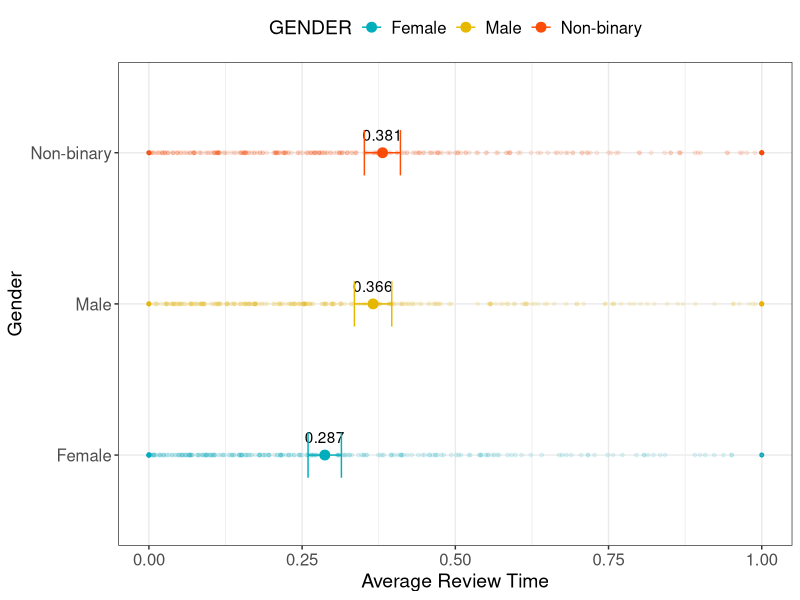
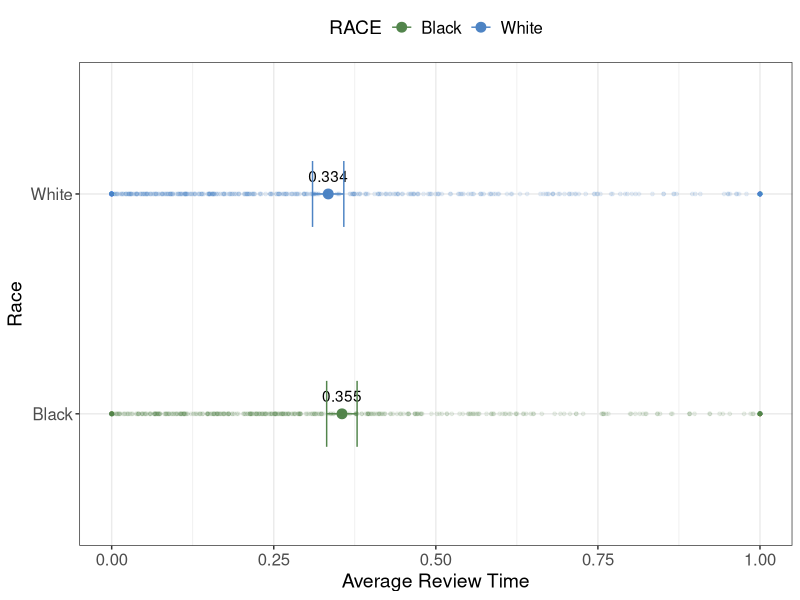
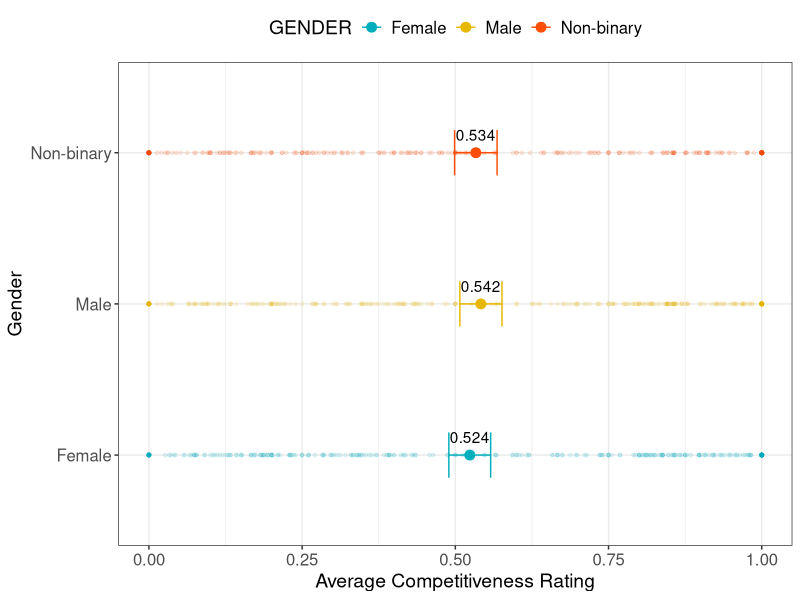
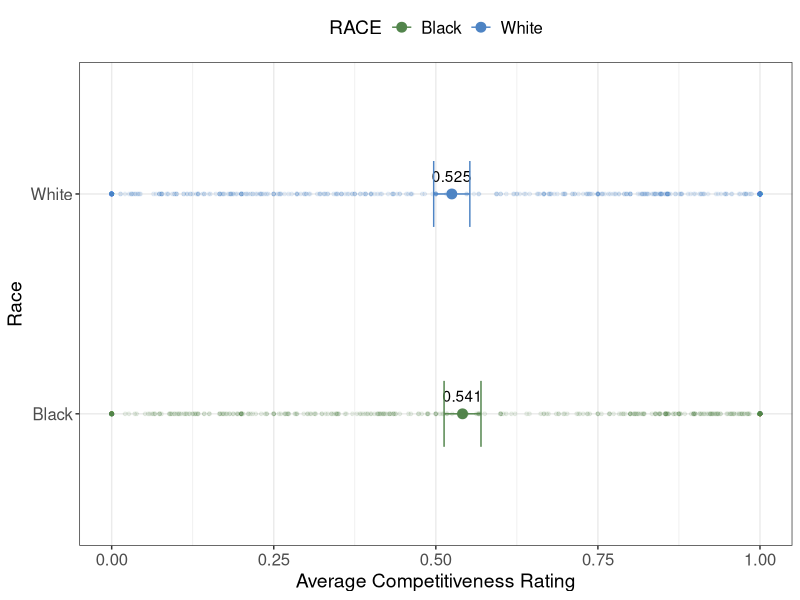
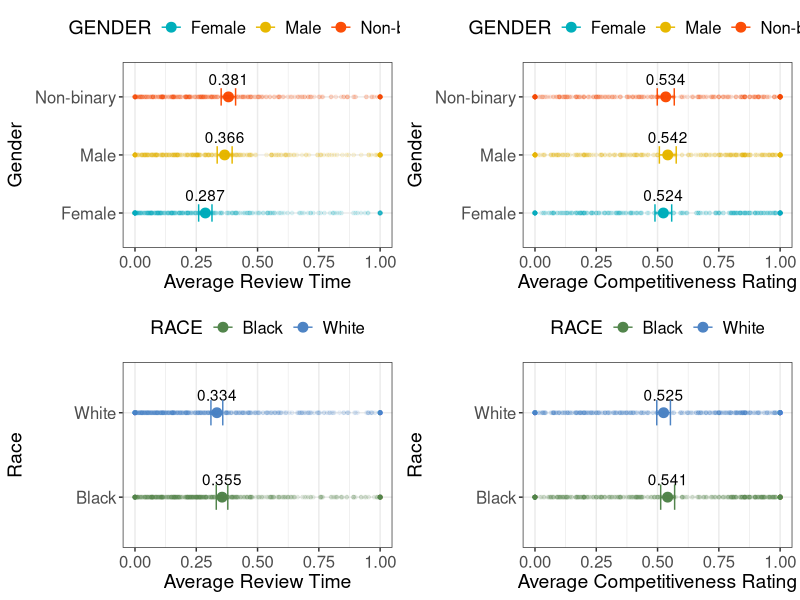
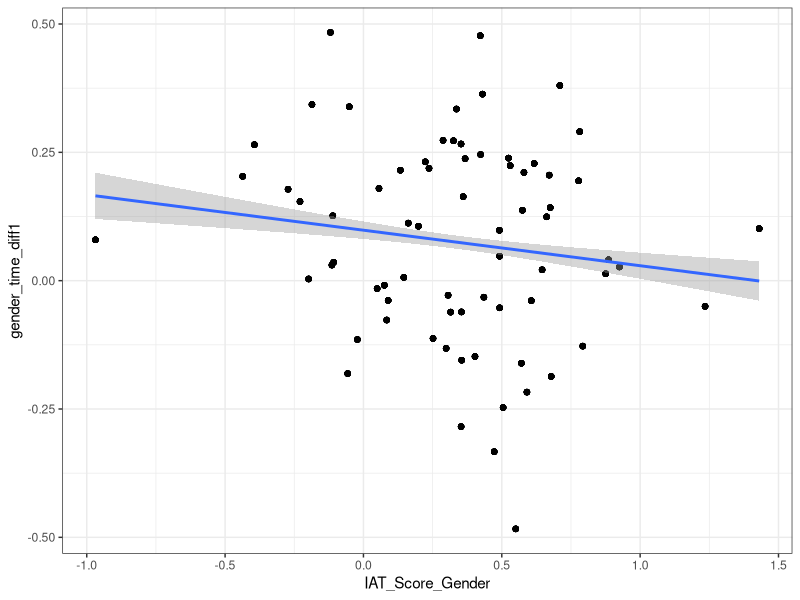
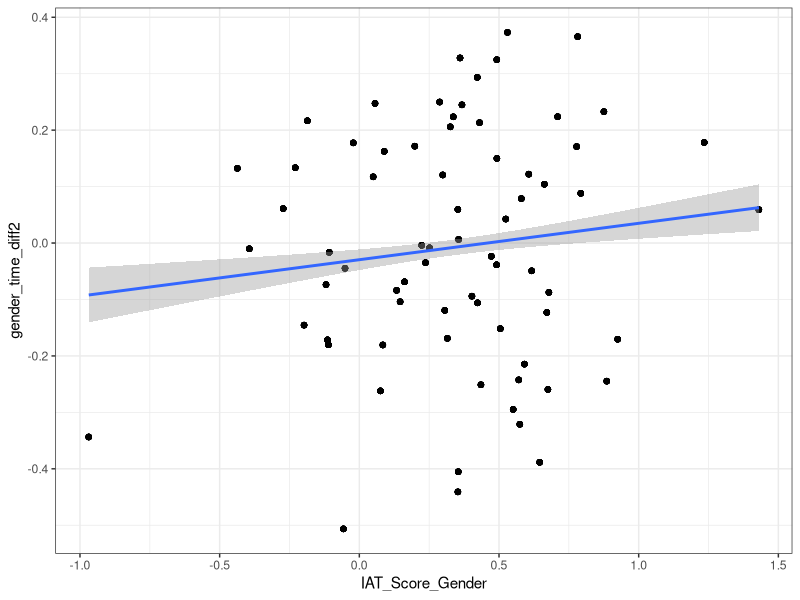
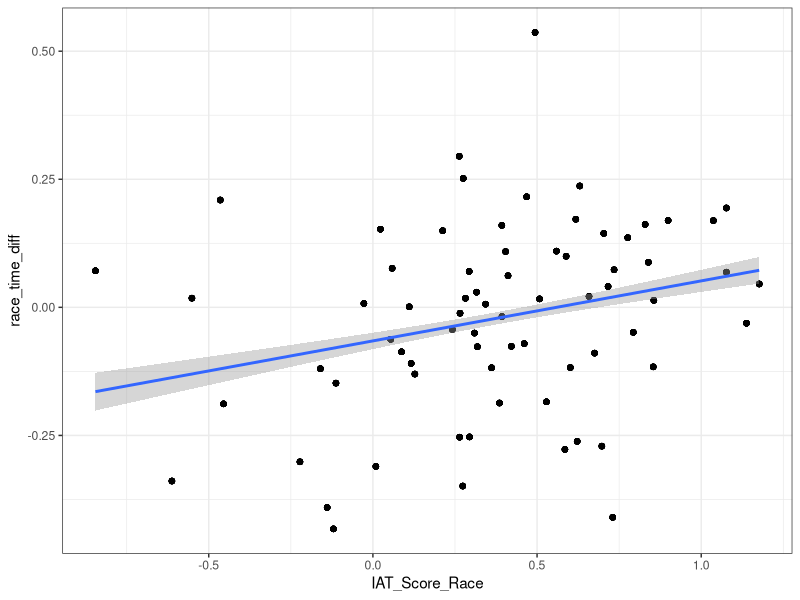

Write the R code that produced these figures, in order.
## ---- chunk 1
knitr::opts_chunk$set(echo = TRUE)
library(ggplot2)
library(tidyverse)
## ---- chunk 2

rating <- read.csv('data/ratings_with_change.csv')
applicant <- read.csv('data/applications.csv')
IAT <- read.csv('data/IAT_score.csv')
time <- read.csv('data/focus_time_with_change.csv')

## ---- chunk 3
df <- merge(rating, applicant, by.x='applicant_id', by.y='id')

df <- merge(df, time, by=c("user_id", "applicant_id"))

df <- merge(df, IAT, by="user_id")

## ---- chunk 4
t1 <- df %>%
  group_by(user_id) %>%
  summarize(min = (min(total_before)),
            max = (max(total_before)),
            mean = mean(total_before))
summary(t1)
## ---- chunk 5
t1 <- t1 %>%
  summarise(mean_min=mean(min),
            mean_max=mean(max),
            mean_mean=mean(mean))
t1
## ---- chunk 6
t2 <- df %>%
  group_by(user_id) %>%
  summarize(min = (min(rating_before)),
            max = (max(rating_before)),
            mean = mean(rating_before))
summary(t2)
## ---- chunk 7
t2 <- t2 %>%
  summarise(mean_min=mean(min),
            mean_max=mean(max),
            mean_mean=mean(mean))
t2
## ---- chunk 8
norm <- function(x) {
  min <- min(x)
  max <- max(x)
  r <- max-min 
  norm_x <- 0
  if (r==0) {
    # if all numbers in x are 0, norm_x = 0
  } 
  else {
    #else norm_x = (x - min)/(max - min)
    for (i in 1:length(x)) {
      norm_x[i]<- (x[i] - min)/r
    }
  }
  return(norm_x)
}
## ---- chunk 9
for (i in unique(df$user_id)) {
  df[df$user_id==i, 'norm_rating_before'] <- norm(df[df$user_id==i, ]$rating_before)
  df[df$user_id==i, 'norm_rating_after'] <- norm(df[df$user_id==i, ]$rating_after)
  df[df$user_id==i, 'norm_rating_change'] <- norm(df[df$user_id==i, ]$rating_change)
}
## ---- chunk 10
for (i in unique(df$user_id)) {
  df[df$user_id==i, 'norm_total_before'] <- norm(df[df$user_id==i, ]$total_before)
  df[df$user_id==i, 'norm_total_after'] <- norm(df[df$user_id==i, ]$total_after)
  df[df$user_id==i, 'norm_total_change'] <- norm(df[df$user_id==i, ]$total_change)
}
## ---- chunk 11
write.csv(df,'full_study_processed.csv')
## ---- chunk 12
h1 <- df
## ---- chunk 13
r1<- h1 %>%
  group_by(GENDER) %>%
  summarise(aver_time = mean(norm_total_before))
r1

print(paste0('Delta mean time (M-F) is ', r1[2,2]-r1[1,2]))
print(paste0('Delta mean time (M-NB) is ', r1[2,2]-r1[3,2]))
## ---- chunk 14
# T-test: whether true difference exists

# Male & Female
t.test(h1[h1$GENDER=='Male',]$norm_total_before, h1[h1$GENDER=='Female',]$norm_total_before, var.equal=FALSE)
# Male & non-binary
t.test(h1[h1$GENDER=='Male',]$norm_total_before, h1[h1$GENDER=='Non-binary',]$norm_total_before, var.equal=FALSE)

## ---- chunk 15
set.seed(10)
M <- 10000
# Empty matrix to save the values
delta_m <- matrix(NA, M)
delta_f <- matrix(NA, M)
delta_nb <- matrix(NA, M)

for(i in 1:M){
  resample <- h1[sample(nrow(h1), replace = T),]
  boots_time_m <- mean(resample[resample$GENDER=='Male',]$norm_total_before)
  boots_time_f <- mean(resample[resample$GENDER=='Female',]$norm_total_before)
  boots_time_nb <- mean(resample[resample$GENDER=='Non-binary',]$norm_total_before)
  delta_m[i] <- boots_time_m
  delta_f[i] <- boots_time_f
  delta_nb[i] <- boots_time_nb
}

se_m <- sd(delta_m)
se_f <- sd(delta_f)
se_nb <- sd(delta_nb)

q_val <- qt(0.95, M-1)
r1[r1$GENDER == 'Male', 'low_CI'] <- mean(delta_m) - q_val*se_m
r1[r1$GENDER == 'Female', 'low_CI'] <- mean(delta_f) - q_val*se_f
r1[r1$GENDER == 'Non-binary', 'low_CI'] <- mean(delta_nb) - q_val*se_nb

r1[r1$GENDER == 'Male', 'high_CI'] <- mean(delta_m) + q_val*se_m
r1[r1$GENDER == 'Female', 'high_CI'] <- mean(delta_f) + q_val*se_f
r1[r1$GENDER == 'Non-binary', 'high_CI'] <- mean(delta_nb) + q_val*se_nb

r1
## ---- chunk 16
h11<-ggplot()+
  geom_point(data=r1, aes(y=GENDER, x=aver_time, color=GENDER), size=3)+
  geom_text(data=r1, aes(label=format(round(aver_time, 3), nsmall=3), 
                         x=aver_time, y=GENDER),hjust=0.5, vjust=-1)+
  geom_errorbar(data=r1, aes(x=aver_time,y=GENDER, xmin = low_CI, xmax = high_CI, 
                             color=GENDER), width=0.3)+
  geom_point(data=h1, aes(y=GENDER, x=norm_total_before, color=GENDER),
             size=1, alpha=0.1)+
  labs(y="Gender", x="Average Review Time")+
  theme_bw()+
  scale_color_manual(values = c("#00AFBB", "#E7B800", "#FC4E07"))+
  theme(axis.text.x=element_text(size=12),
        axis.text.y=element_text(size=12),
        legend.text=element_text(size=12),
        text = element_text(size = 14),legend.position="top")
h11
ggsave(file="H1.1.pdf", width=5, height=3.5)

## ---- chunk 17
r2<- h1 %>%
  group_by(RACE) %>%
  summarise(aver_time = mean(norm_total_before))
r2

print(paste0('Delta mean time (W-B) is ', r2[2,2]-r2[1,2]))
## ---- chunk 18
# T-test: true difference exists

t.test(h1[h1$RACE=='Black',]$norm_total_before, h1[h1$RACE=='White',]$norm_total_before, var.equal=FALSE)

## ---- chunk 19
set.seed(10)
M <- 10000
# Empty matrix to save the values
delta_b <- matrix(NA, M)
delta_w <- matrix(NA, M)

for(i in 1:M){
  resample <- h1[sample(nrow(h1), replace = T),]
  boots_time_w <- mean(resample[resample$RACE=='White',]$norm_total_before)
  boots_time_b <- mean(resample[resample$RACE=='Black',]$norm_total_before)
  delta_w[i] <- boots_time_w
  delta_b[i] <- boots_time_b
}

se_w <- sd(delta_w)
se_b <- sd(delta_b)

q_val <- qt(0.95, M-1)
r2[r2$RACE == 'White', 'low_CI'] <- mean(delta_w) - q_val*se_w
r2[r2$RACE == 'Black', 'low_CI'] <- mean(delta_b) - q_val*se_b

r2[r2$RACE == 'White', 'high_CI'] <- mean(delta_w) + q_val*se_w
r2[r2$RACE == 'Black', 'high_CI'] <- mean(delta_b) + q_val*se_b

r2
## ---- chunk 20
h12<-ggplot()+
  geom_point(data=r2, aes(y=RACE, x=aver_time, color=RACE), size=3)+
  geom_text(data=r2, aes(label=format(round(aver_time, 3), nsmall=3), 
                         x=aver_time, y=RACE),hjust=0.5, vjust=-1)+
  geom_errorbar(data=r2, aes(x=aver_time,y=RACE, xmin = low_CI, xmax = high_CI, 
                             color=RACE), width=0.3)+
  geom_point(data=h1, aes(y=RACE, x=norm_total_before, color=RACE),
             size=1, alpha=0.1)+
  labs(y="Race", x="Average Review Time")+
  theme_bw()+
  scale_color_manual(values = c("#52854C", "#4E84C4"))+
  theme(axis.text.x=element_text(size=12),
        axis.text.y=element_text(size=12),
        legend.text=element_text(size=12),
        text = element_text(size = 14),legend.position="top")
h12
ggsave(file="H1.2.pdf", width=4.5, height=3)

## ---- chunk 21
# calculate the mean ratings by gender
r3<- h1 %>%
  group_by(GENDER) %>%
  summarise(aver_rating = mean(norm_rating_before))
r3

print(paste0('Delta mean rating (M-F) is ', r3[2,2]-r3[1,2]))
print(paste0('Delta mean rating (M-NB) is ', r3[2,2]-r3[3,2]))
## ---- chunk 22
# T-test: whether true difference exists

# Male & Female
t.test(h1[h1$GENDER=='Male',]$norm_rating_before, h1[h1$GENDER=='Female',]$norm_rating_before, var.equal=FALSE)
# Male & non-binary
t.test(h1[h1$GENDER=='Male',]$norm_rating_before, h1[h1$GENDER=='Non-binary',]$norm_rating_before, var.equal=FALSE)

## ---- chunk 23
set.seed(10)
M <- 10000
# Empty matrix to save the values
delta_m <- matrix(NA, M)
delta_f <- matrix(NA, M)
delta_nb <- matrix(NA, M)

for(i in 1:M){
  resample <- h1[sample(nrow(h1), replace = T),]
  boots_ratings_m <- mean(resample[resample$GENDER=='Male',]$norm_rating_before)
  boots_ratings_f <- mean(resample[resample$GENDER=='Female',]$norm_rating_before)
  boots_ratings_nb <- mean(resample[resample$GENDER=='Non-binary',]$norm_rating_before)
  delta_m[i] <- boots_ratings_m
  delta_f[i] <- boots_ratings_f
  delta_nb[i] <- boots_ratings_nb
}

se_m <- sd(delta_m)
se_f <- sd(delta_f)
se_nb <- sd(delta_nb)

q_val <- qt(0.95, M-1)
r3[r3$GENDER == 'Male', 'low_CI'] <- mean(delta_m) - q_val*se_m
r3[r3$GENDER == 'Female', 'low_CI'] <- mean(delta_f) - q_val*se_f
r3[r3$GENDER == 'Non-binary', 'low_CI'] <- mean(delta_nb) - q_val*se_nb

r3[r3$GENDER == 'Male', 'high_CI'] <- mean(delta_m) + q_val*se_m
r3[r3$GENDER == 'Female', 'high_CI'] <- mean(delta_f) + q_val*se_f
r3[r3$GENDER == 'Non-binary', 'high_CI'] <- mean(delta_nb) + q_val*se_nb

r3
## ---- chunk 24
h13<-ggplot()+
  geom_point(data=r3, aes(y=GENDER, x=aver_rating, color=GENDER), size=3)+
  geom_text(data=r3, aes(label=format(round(aver_rating, 3), nsmall=3), 
                         x=aver_rating, y=GENDER),hjust=0.5, vjust=-1)+
  geom_errorbar(data=r3, aes(x=aver_rating,y=GENDER, xmin = low_CI, xmax = high_CI, 
                             color=GENDER), width=0.3)+
  geom_point(data=h1, aes(y=GENDER, x=norm_rating_before, color=GENDER),
             size=1, alpha=0.1)+
  labs(y="Gender", x="Average Competitiveness Rating")+
  scale_color_manual(values = c("#00AFBB", "#E7B800", "#FC4E07"))+
  theme_bw()+
  theme(axis.text.x=element_text(size=12),
        axis.text.y=element_text(size=12),
        legend.text=element_text(size=12),
        text = element_text(size = 14),legend.position="top")
h13
ggsave(file="H1.3.pdf", width=4.5, height=3.5)

## ---- chunk 25
# calculate the mean ratings by gender
r4<- h1 %>%
  group_by(RACE) %>%
  summarise(aver_rating = mean(norm_rating_before))
r4
print(paste0('Delta mean rating (W-B) is ', r4[2,2]-r4[1,2]))
## ---- chunk 26
# T-test: true difference exists

t.test(h1[h1$RACE=='Black',]$norm_rating_before, h1[h1$RACE=='White',]$norm_rating_before, var.equal=FALSE)

## ---- chunk 27
set.seed(10)
M <- 10000
# Empty matrix to save the values
delta_b <- matrix(NA, M)
delta_w <- matrix(NA, M)

for(i in 1:M){
  resample <- h1[sample(nrow(h1), replace = T),]
  boots_ratings_b <- mean(resample[resample$RACE=='Black',]$norm_rating_before)
  boots_ratings_w <- mean(resample[resample$RACE=='White',]$norm_rating_before)
  delta_b[i] <- boots_ratings_b
  delta_w[i] <- boots_ratings_w
}

se_b <- sd(delta_b)
se_w <- sd(delta_w)

q_val <- qt(0.95, M-1)
r4[r4$RACE == 'White', 'low_CI'] <- mean(delta_w) - q_val*se_w
r4[r4$RACE == 'Black', 'low_CI'] <- mean(delta_b) - q_val*se_b

r4[r4$RACE == 'White', 'high_CI'] <- mean(delta_w) + q_val*se_w
r4[r4$RACE == 'Black', 'high_CI'] <- mean(delta_b) + q_val*se_b

r4
## ---- chunk 28
h14<-ggplot()+
  geom_point(data=r4, aes(y=RACE, x=aver_rating, color=RACE), size=3)+
  geom_text(data=r4, aes(label=format(round(aver_rating, 3), nsmall=3), 
                         x=aver_rating, y=RACE),hjust=0.5, vjust=-1)+
  geom_errorbar(data=r4, aes(x=aver_rating,y=RACE, xmin = low_CI, xmax = high_CI, 
                             color=RACE), width=0.3)+
  geom_point(data=h1, aes(y=RACE, x=norm_rating_before, color=RACE),
             size=1, alpha=0.1)+
  labs(y="Race", x="Average Competitiveness Rating")+
  theme_bw()+
  scale_color_manual(values = c("#52854C", "#4E84C4"))+
  theme(axis.text.x=element_text(size=12),
        axis.text.y=element_text(size=12),
        legend.text=element_text(size=12),
        text = element_text(size = 14),legend.position="top")
h14
ggsave(file="H1.4.pdf", width=4.5, height=3)

## ---- chunk 29
library(ggpubr)
ggarrange(ggarrange(h11, h12,nrow=2, align = "v"), ggarrange(h13, h14,nrow=2,align = "v"),
           ncol = 2)
ggsave(file="H1_combined.pdf", width=10.5, height=5.5)
## ---- chunk 30
h2 <- df
## ---- chunk 31
c1 <- h2 %>%
  group_by(user_id, GENDER) %>%
  summarise(gender_mean_time=mean(norm_total_before)) 


for (i in 1:length(h2$user_id)) {
  user = h2$user_id[i]
  h2[h2$user_id==user, 'gender_time_diff1'] <- c1[c1$user_id==user & c1$GENDER=='Male', ]$gender_mean_time - c1[c1$user_id==user & c1$GENDER=='Female', ]$gender_mean_time
  h2[h2$user_id==user, 'gender_time_diff2'] <- c1[c1$user_id==user & c1$GENDER=='Male', ]$gender_mean_time - c1[c1$user_id==user & c1$GENDER=='Non-binary', ]$gender_mean_time
}
## ---- chunk 32
mod.1 <- lm(gender_time_diff1 ~ IAT_Score_Gender, h2, na.action=na.omit)
summary(mod.1)
## ---- chunk 33
h2 %>%
  ggplot(aes(x=IAT_Score_Gender,y=gender_time_diff1))+
  geom_point()+
  geom_smooth(method='lm')+
  theme_bw()
## ---- chunk 34
mod.2 <- lm(gender_time_diff2 ~ IAT_Score_Gender, h2, na.action=na.omit)
summary(mod.2)
## ---- chunk 35
h2 %>%
  ggplot(aes(x=IAT_Score_Gender,y=gender_time_diff2))+
  geom_point()+
  geom_smooth(method='lm')+
  theme_bw()
## ---- chunk 36
c2 <- h2 %>%
  group_by(user_id, RACE) %>%
  summarise(race_mean_time=mean(norm_total_before)) 


for (i in 1:length(h2$user_id)) {
  user = h2$user_id[i]
  h2[h2$user_id==user, 'race_time_diff'] <- c2[c2$user_id==user & c2$RACE=='White', ]$race_mean_time - c2[c2$user_id==user & c2$RACE=='Black', ]$race_mean_time
}
## ---- chunk 37
mod.3 <- lm(race_time_diff ~ IAT_Score_Race, h2, na.action=na.omit)
summary(mod.3)
## ---- chunk 38
h2 %>%
  ggplot(aes(x=IAT_Score_Race,y=race_time_diff))+
  geom_point()+
  geom_smooth(method='lm')+
  theme_bw()
## ---- chunk 39
c3 <- h2 %>%
  group_by(user_id, GENDER) %>%
  summarise(gender_mean_rating=mean(norm_rating_before)) 


for (i in 1:length(h2$user_id)) {
  user = h2$user_id[i]
  h2[h2$user_id==user, 'gender_rating_diff1'] <- c3[c3$user_id==user & c3$GENDER=='Male', ]$gender_mean_rating - c3[c3$user_id==user & c3$GENDER=='Female', ]$gender_mean_rating
  h2[h2$user_id==user, 'gender_rating_diff2'] <- c3[c3$user_id==user & c3$GENDER=='Male', ]$gender_mean_rating - c3[c3$user_id==user & c3$GENDER=='Non-binary', ]$gender_mean_rating
}
## ---- chunk 40
mod.4 <- lm(gender_rating_diff1 ~ IAT_Score_Gender, h2, na.action=na.omit)
summary(mod.4)
## ---- chunk 41
h2 %>%
  ggplot(aes(x=IAT_Score_Gender,y=gender_rating_diff1))+
  geom_point()+
  geom_smooth(method='lm')+
  theme_bw()
## ---- chunk 42
mod.5 <- lm(gender_rating_diff2 ~ IAT_Score_Gender, h2, na.action=na.omit)
summary(mod.5)
## ---- chunk 43
h2 %>%
  ggplot(aes(x=IAT_Score_Gender,y=gender_rating_diff2))+
  geom_point()+
  geom_smooth(method='lm')+
  theme_bw()
## ---- chunk 44
c4 <- h2 %>%
  group_by(user_id, RACE) %>%
  summarise(race_mean_rating=mean(norm_rating_before)) 


for (i in 1:length(h2$user_id)) {
  user = h2$user_id[i]
  h2[h2$user_id==user, 'race_rating_diff'] <- c4[c4$user_id==user & c4$RACE=='White', ]$race_mean_rating - c4[c4$user_id==user & c4$RACE=='Black', ]$race_mean_rating
}
## ---- chunk 45
mod.6 <- lm(race_rating_diff ~ IAT_Score_Race, h2, na.action=na.omit)
summary(mod.6)
## ---- chunk 46
h2 %>%
  ggplot(aes(x=IAT_Score_Race,y=race_rating_diff))+
  geom_point()+
  geom_smooth(method='lm')+
  theme_bw()
